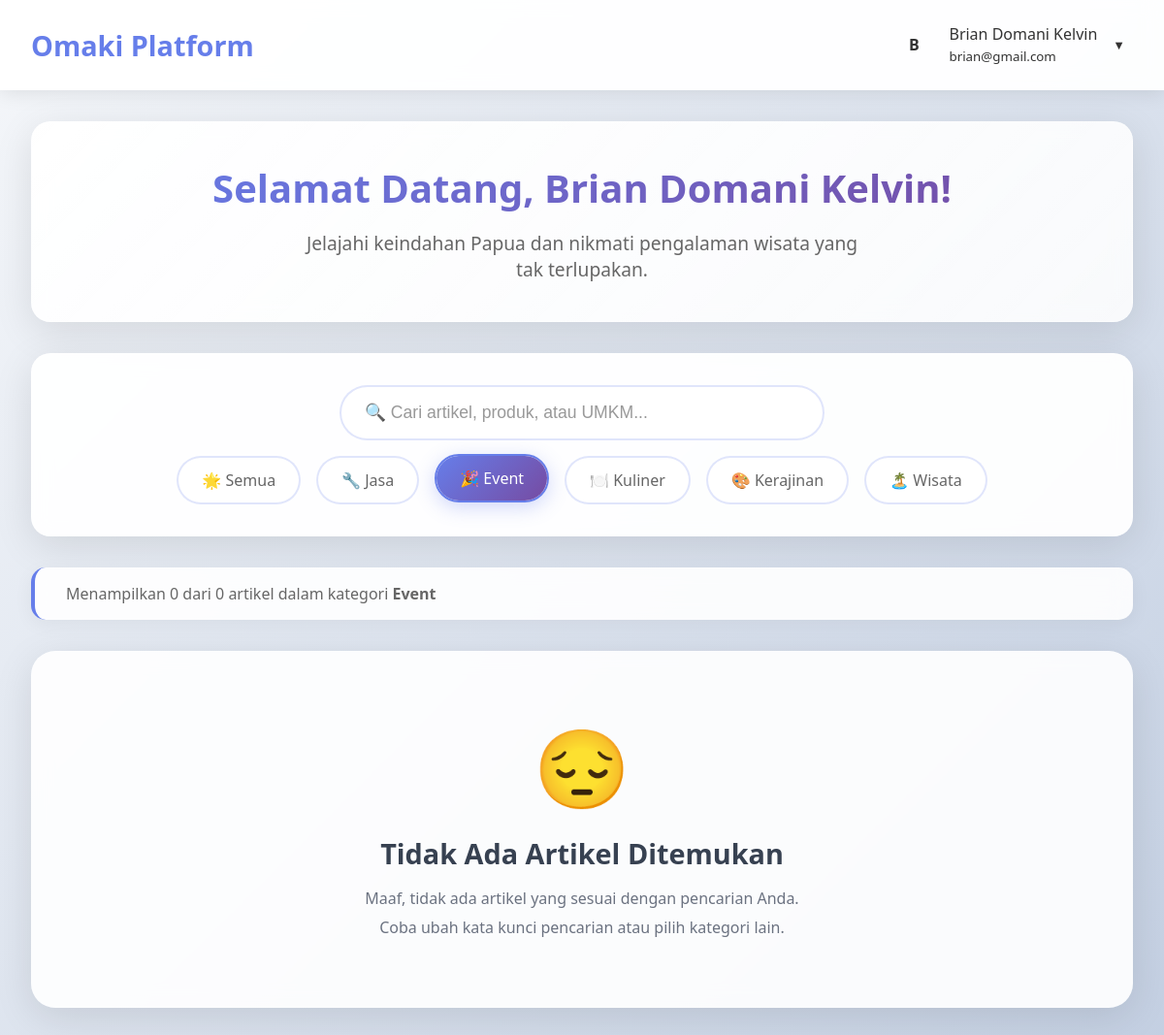
Before: /users/user_dashboard.php?kategori=event (signed in) with the older database file.
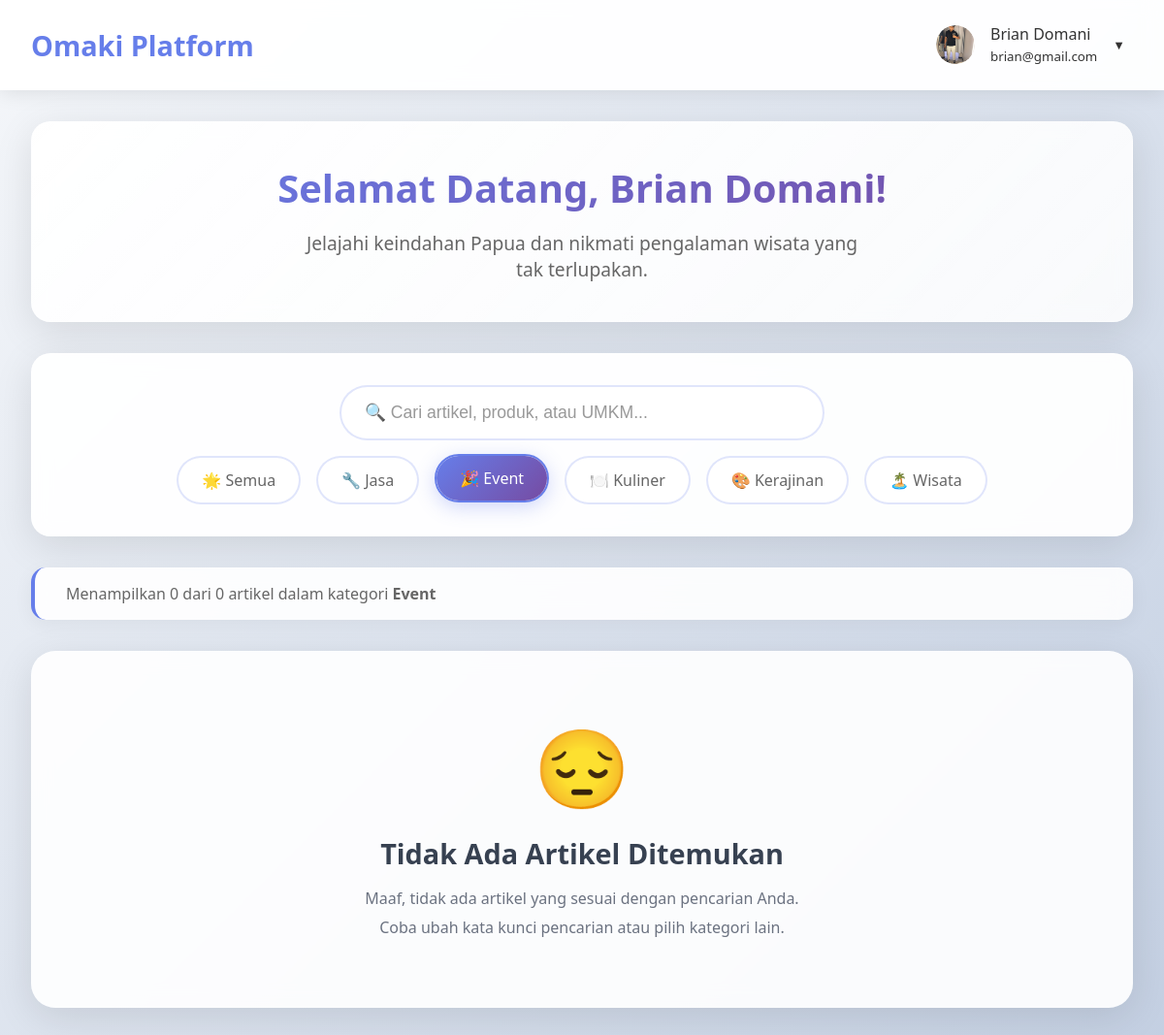
After: the same page with the newer database file.
### tables this page shows
CREATE TABLE `users` (
  `id` int(11) NOT NULL,
  `email` varchar(100) NOT NULL,
  `password` varchar(255) NOT NULL,
  `full_name` varchar(100) NOT NULL,
  `phone` varchar(20) DEFAULT NULL,
  `address` text DEFAULT NULL,
  `profile_image` varchar(255) DEFAULT 'default-user.jpg',
  `created_at` timestamp NOT NULL DEFAULT current_timestamp(),
  `updated_at` timestamp NOT NULL DEFAULT current_timestamp() ON UPDATE current_timestamp()
);

### users/user_dashboard.php (the view, shortened to what the changed rows need)
<?php
$user_id = $_SESSION['user_id'];
$user_name = $_SESSION['user_name'];
$user_email = $_SESSION['user_email'];
$db = getDbConnection();
$stmt = $db->prepare("SELECT full_name, email, phone, address, profile_image FROM users WHERE id = ?");
$stmt->bind_param("i", $user_id);
$stmt->execute();
$result = $stmt->get_result();
$user_data = $result->fetch_assoc();
$search = isset($_GET['search']) ? trim($_GET['search']) : '';
$kategori_filter = isset($_GET['kategori']) ? $_GET['kategori'] : '';
$current_page = isset($_GET['page']) ? max(1, intval($_GET['page'])) : 1;
$items_per_page = 12;
$offset = ($current_page - 1) * $items_per_page;
$view_mode = isset($_GET['view']) ? $_GET['view'] : 'dashboard';
$articles = [];
$total_articles = 0;
$total_pages = 1;
if ($view_mode === 'dashboard') {
    $where_conditions = ["a.status = 'active'"];
    $params = [];
    $param_types = "";
    if (!empty($kategori_filter)) {
        $where_conditions[] = "a.kategori = ?";
        $params[] = $kategori_filter;
        $param_types .= "s";
    }
    $where_clause = implode(" AND ", $where_conditions);
    $count_query = "SELECT COUNT(*) as total
                    FROM artikel a
                    JOIN umkm u ON a.umkm_id = u.id
                    WHERE $where_clause";
    if (!empty($params)) {
        $count_stmt = $db->prepare($count_query);
        $count_stmt->bind_param($param_types, ...$params);
        $count_stmt->execute();
        $count_result = $count_stmt->get_result();
        $total_articles = $count_result->fetch_assoc()['total'];
    } else {
        $count_result = $db->query($count_query);
        $total_articles = $count_result->fetch_assoc()['total'];
    }
    $total_pages = ceil($total_articles / $items_per_page);
    $articles_query = "SELECT a.*, u.business_name, u.profile_image as umkm_image
                       FROM artikel a
                       JOIN umkm u ON a.umkm_id = u.id
                       WHERE $where_clause
                       ORDER BY a.created_at DESC
                       LIMIT ? OFFSET ?";
    $params[] = $items_per_page;
    $params[] = $offset;
    $param_types .= "ii";
    if (!empty($params)) {
        $articles_stmt = $db->prepare($articles_query);
        $articles_stmt->bind_param($param_types, ...$params);
        $articles_stmt->execute();
        $articles_result = $articles_stmt->get_result();
        $articles = $articles_result->fetch_all(MYSQLI_ASSOC);
    }
}
?>
<!DOCTYPE html>
<html lang="id">
<head>
    <link rel="stylesheet" href="userdashboard.css">
</head>
<body>
    <header class="header">
        <div class="header-content">
            <div class="logo">
                <h1>Omaki Platform</h1>
            </div>
            <div class="profile-dropdown" id="profileDropdown">
                <div class="profile-trigger" onclick="toggleDropdown()">
                    <div class="user-avatar">
                        <?php if ($user_data['profile_image'] && file_exists('../uploads/profile_images/' . $user_data['profile_image'])): ?>
                            <img src="../uploads/profile_images/<?php echo htmlspecialchars($user_data['profile_image']); ?>" alt="Profile">
                        <?php else: ?>
                            <?php echo strtoupper(substr($user_name, 0, 1)); ?>
                        <?php endif; ?>
                    </div>
                    <div>
                        <div><?php echo htmlspecialchars($user_name); ?></div>
                        <small><?php echo htmlspecialchars($user_email); ?></small>
                    </div>
                    <span class="dropdown-arrow">▼</span>
                </div>
            </div>
        </div>
    </header>
    <div class="container">
        <?php if ($view_mode === 'dashboard'): ?>
            <div class="welcome-section">
                <h2>Selamat Datang, <?php echo htmlspecialchars($user_name); ?>!</h2>
                <p>Jelajahi keindahan Papua dan nikmati pengalaman wisata yang tak terlupakan.</p>
            </div>
            <div class="filters-section">
                <form method="GET" action="">
                    <div class="filters-row">
                        <div class="search-box">
                            <input type="text" name="search" placeholder="🔍 Cari artikel, produk, atau UMKM..."
                                   value="<?php echo htmlspecialchars($search); ?>">
                        </div>
                    </div>
                    <div class="category-filters" style="margin-top: 1rem;">
                        <a href="?" class="category-btn <?php echo empty($kategori_filter) ? 'active' : ''; ?>">
                            🌟 Semua
                        </a>
                        <a href="?kategori=jasa<?php echo $search ? '&search=' . urlencode($search) : ''; ?>"
                           class="category-btn <?php echo $kategori_filter === 'jasa' ? 'active' : ''; ?>">
                            🔧 Jasa
                        </a>
                        <a href="?kategori=event<?php echo $search ? '&search=' . urlencode($search) : ''; ?>"
                           class="category-btn <?php echo $kategori_filter === 'event' ? 'active' : ''; ?>">
                            🎉 Event
                        </a>
                        <a href="?kategori=kuliner<?php echo $search ? '&search=' . urlencode($search) : ''; ?>"
                           class="category-btn <?php echo $kategori_filter === 'kuliner' ? 'active' : ''; ?>">
                            🍽️ Kuliner
                        </a>
                        <a href="?kategori=kerajinan<?php echo $search ? '&search=' . urlencode($search) : ''; ?>"
                           class="category-btn <?php echo $kategori_filter === 'kerajinan' ? 'active' : ''; ?>">
                            🎨 Kerajinan
                        </a>
                        <a href="?kategori=wisata<?php echo $search ? '&search=' . urlencode($search) : ''; ?>"
                           class="category-btn <?php echo $kategori_filter === 'wisata' ? 'active' : ''; ?>">
                            🏝️ Wisata
                        </a>
                    </div>
                </form>
            </div>
            <div class="results-info">
                <p>Menampilkan <?php echo count($articles); ?> dari <?php echo $total_articles; ?> artikel
                   <?php if ($kategori_filter): ?>
                       dalam kategori <strong><?php echo ucfirst($kategori_filter); ?></strong>
                   <?php endif; ?>
                </p>
            </div>
            <?php if (count($articles) > 0): ?>
            <div class="quick-actions">
                <h3>🌟 Artikel Terbaru</h3>
                <div class="articles-grid">
                    <?php foreach ($articles as $artikel): ?>
                        <div class="article-card" onclick="location.href='?view=detail&id=<?php echo $artikel['id']; ?>'">
                            <div class="article-image">
                                <?php if ($artikel['gambar']): ?>
                                    <img src="../uploads/artikel_images/<?php echo htmlspecialchars($artikel['gambar']); ?>"
                                         alt="<?php echo htmlspecialchars($artikel['judul']); ?>">
                                <?php else: ?>
                                    <div class="placeholder-image">
                                        📷
                                    </div>
                                <?php endif; ?>
                                <div class="card-category category-<?php echo $artikel['kategori']; ?>">
                                    <?php
                                    $kategori_icons = [
                                        'jasa' => '🔧 Jasa',
                                        'event' => '🎉 Event',
                                        'kuliner' => '🍽️ Kuliner',
                                        'kerajinan' => '🎨 Kerajinan',
                                        'wisata' => '🏝️ Wisata'
                                    ];
                                    echo $kategori_icons[$artikel['kategori']] ?? ucfirst($artikel['kategori']);
                                    ?>
                                </div>
                            </div>
                            <div class="article-card-content">
                                <h4 class="article-card-title"><?php echo htmlspecialchars($artikel['judul']); ?></h4>
                                <div class="article-card-price"><?php echo formatPrice($artikel['harga']); ?></div>
                                <div class="card-description">
                                    <?php echo truncateText(htmlspecialchars($artikel['deskripsi']), 80); ?>
                                </div>
                                <div class="card-umkm">
                                    <?php if ($artikel['umkm_image']): ?>
                                        <img src="../uploads/profile_images/<?php echo htmlspecialchars($artikel['umkm_image']); ?>"
                                             alt="<?php echo htmlspecialchars($artikel['business_name']); ?>" class="umkm-avatar">
                                    <?php else: ?>
                                        <div class="umkm-avatar" style="background: #D2691E; color: white; display: flex; align-items: center; justify-content: center; font-size: 0.7rem;">
                                            🏪
                                        </div>
                                    <?php endif; ?>
                                    <span><?php echo htmlspecialchars($artikel['business_name']); ?></span>
                                </div>
                                <div class="card-actions">
                                    <a href="?view=detail&id=<?php echo $artikel['id']; ?>" class="btn-detail">
                                        📖 Lihat Selengkapnya
                                    </a>
                                    <span class="card-date">
                                        <?php echo formatDate($artikel['created_at']); ?>
                                    </span>
                                </div>
                            </div>
                        </div>
                    <?php endforeach; ?>
                </div>
            </div>
            <?php if ($total_pages > 1): ?>
                <div class="pagination">
                    <?php if ($current_page > 1): ?>
                        <a href="?page=<?php echo $current_page - 1; ?><?php echo $kategori_filter ? '&kategori=' . $kategori_filter : ''; ?><?php echo $search ? '&search=' . urlencode($search) : ''; ?>">
                            ⬅️ Sebelumnya
                        </a>
                    <?php endif; ?>
                    <?php for ($i = max(1, $current_page - 2); $i <= min($total_pages, $current_page + 2); $i++): ?>
                        <?php if ($i == $current_page): ?>
                            <span class="current"><?php echo $i; ?></span>
                        <?php else: ?>
                            <a href="?page=<?php echo $i; ?><?php echo $kategori_filter ? '&kategori=' . $kategori_filter : ''; ?><?php echo $search ? '&search=' . urlencode($search) : ''; ?>">
                                <?php echo $i; ?>
                            </a>
                        <?php endif; ?>
                    <?php endfor; ?>
                    <?php if ($current_page < $total_pages): ?>
                        <a href="?page=<?php echo $current_page + 1; ?><?php echo $kategori_filter ? '&kategori=' . $kategori_filter : ''; ?><?php echo $search ? '&search=' . urlencode($search) : ''; ?>">
                            Selanjutnya ➡️
                        </a>
                    <?php endif; ?>
                </div>
            <?php endif; ?>
            <?php else: ?>
                <div class="no-results">
                    <div style="font-size: 5rem; margin-bottom: 1rem;">😔</div>
                    <h3>Tidak Ada Artikel Ditemukan</h3>
                    <p>Maaf, tidak ada artikel yang sesuai dengan pencarian Anda.</p>
                    <p>Coba ubah kata kunci pencarian atau pilih kategori lain.</p>
                </div>
            <?php endif; ?>
        <?php endif; ?>
    </div>
</body>
</html>

Changed rows visible on the page:
now on this page (row edited): users: profile_image (picture)
Other visible differences:
$user_name: "Brian Domani Kelvin" → "Brian Domani"
substr($user_name, 0, 1): "B" → (not shown)
